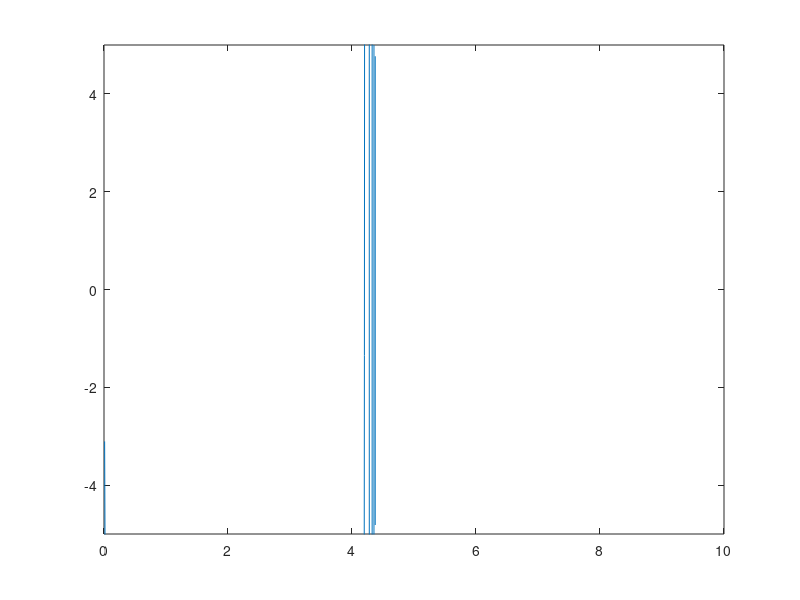

The MATLAB script that drew this image:
% Things you will have to change:

% First thing to do is to choose the variable.
% By choosing a varible, you should have two of your equations simplify
% to a system of linear equations (by assuming the variable you chose is
% a constant)

% Functions in the fx and fx2 functions should be changed to the same
% thing, but the variable that you are assuming should be different
% in the functions
% for fx, it should be the same as the variable you are passing through gx
% for fx2, it should be the same as what you are assigning the solutions
% you get from fzero

% In the gx function, change the variables gotton from fsolve to the ones
% That aren't pre determined. Then use the question you didn't use to find
% the undetermined variables to check if your solution is valid (equals 0)

% Make a solution sequence for every root you are trying to find

function Tearing
% first part where you see how many solutions you have

xx2 = [0.01:0.01:10]; %#ok<NBRAK2> # Change x bounds to find intersections
for i = 1:length(xx2)
    yy(i)=gx(xx2(i)); %#ok<AGROW>
end
plot(xx2, yy)
ylim([-5,5])

% Second Part where you use boundaries from the graph to get your answers
options=optimset('Display', 'off');

% sol1_range=[0.9,1.2];
% x1_sol1=fzero(@gx, sol1_range, options);
% xx1 = x1_sol1;
% [x23_sol1,~]=fsolve(@fx2,[1,1],options);
% fprintf('Solution 1: x1 = %2.3f, x2 = %2.3f, x3 = %2.3f\n\n', x1_sol1, x23_sol1(1), x23_sol1(2))
% 
% sol2_range=[1.8,2.2];
% x1_sol2=fzero(@gx, sol2_range, options);
% xx1 = x1_sol2;
% [x23_sol2,~]=fsolve(@fx2,[1,1],options);
% fprintf('Solution 2: x1 = %2.3f, x2 = %2.3f, x3 = %2.3f\n\n', x1_sol2, x23_sol2(1), x23_sol2(2))


    function ff=fx2(z)
        % z(1) is x1, z(2) is x3
        x1 = z(1); x3 = z(2);
        % These need to be equal to zero
        ff(1,1)=6*x1+x3*log(xx2)+xx2*x3-6;
        ff(2,1)=x1+xx2+x3-5;
    end

    function f2=gx(x2)
        options=optimset('Display', 'off');
        [x_sol,~] = fsolve(@fx,[0,0], options);
        xx1 = x_sol(1); xx3 = x_sol(2);
        % This also needs to equal 0
        f2=exp(xx1)*sin(xx3)-5*exp(-x2)-10;

        function ff=fx(z)
            % z(1) is x2, z(2) is x3
            x1 = z(1); x3 = z(2);
            % These need to be equal to zero
            ff(1,1)=6*x1+x3*log(x2)+x2*x3-6;
            ff(2,1)=x1+x2+x3-5;
        end
    end
end